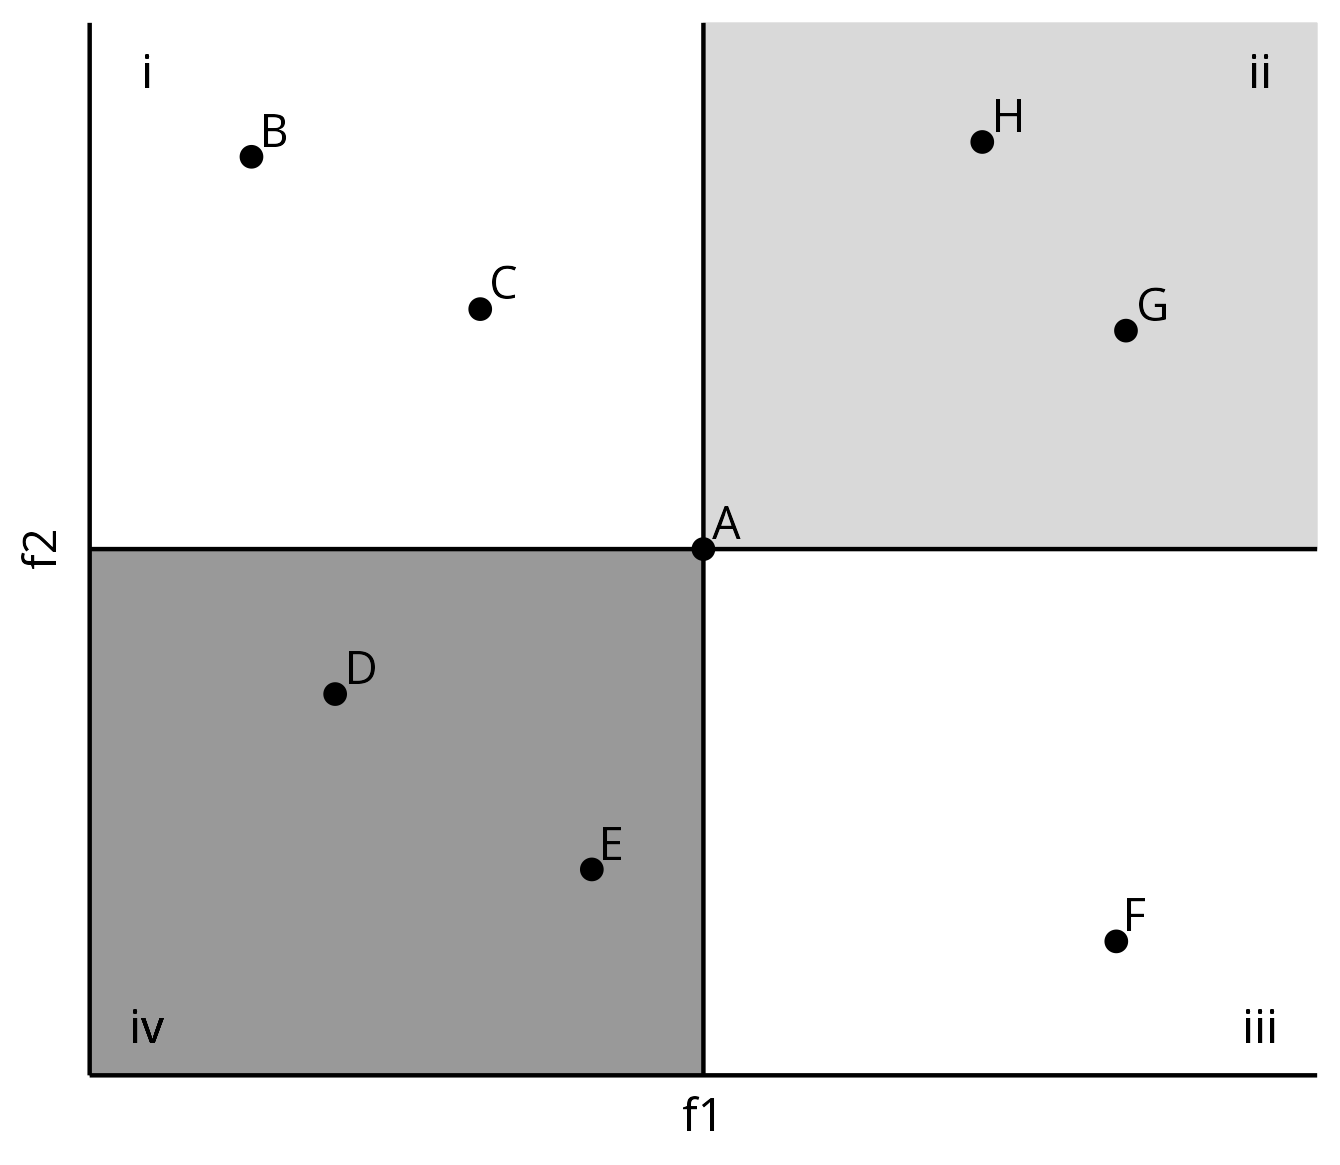

This chart was generated by the following R code:
library(ggplot2)

x <- c(0,-.405,-.2,-.33,-.1,.37, 0.3786728, 0.2498911)
y <- c(0,.41,.2508,-.15153,-.3348,-.41, 0.2283077,0.4254680)
nome <- LETTERS[1:8]

df <- data.frame(f1=x, f2=y, nome)

rects <- data.frame(xstart = c(-Inf, 0), 
                    xend = c(0,Inf),
                    ystart = c(-Inf,0),
                    yend = c(0,Inf))

theme_set(theme_classic())

ggplot(df, aes(f1,f2))+
  lims(x=c(-.5,.5), y=c(-.5,.5))+
  geom_rect(xmin=-Inf, xmax=0, ymin=-Inf, ymax=0, fill='grey60')+
  geom_rect(xmin=0, xmax=Inf, ymin=0, ymax=Inf, fill='grey85')+
  geom_point(size=2)+
  geom_text(aes(label=nome), vjust=-0.3, hjust=-0.3)+
  geom_text(aes(x=-.499,y=.499,label='i'))+
  geom_text(aes(x=.499,y=.499,label='ii'))+
  geom_text(aes(x=.499,y=-.499,label='iii'))+
  geom_text(aes(x=-.499,y=-.499,label='iv'))+
  geom_vline(xintercept = 0)+
  geom_hline(yintercept = 0)+
  theme(axis.text = element_blank(),
        axis.ticks = element_blank())

ggsave("/home/limaJV/Documentos/UFJF/TCC/imagens/dominancia.png")
